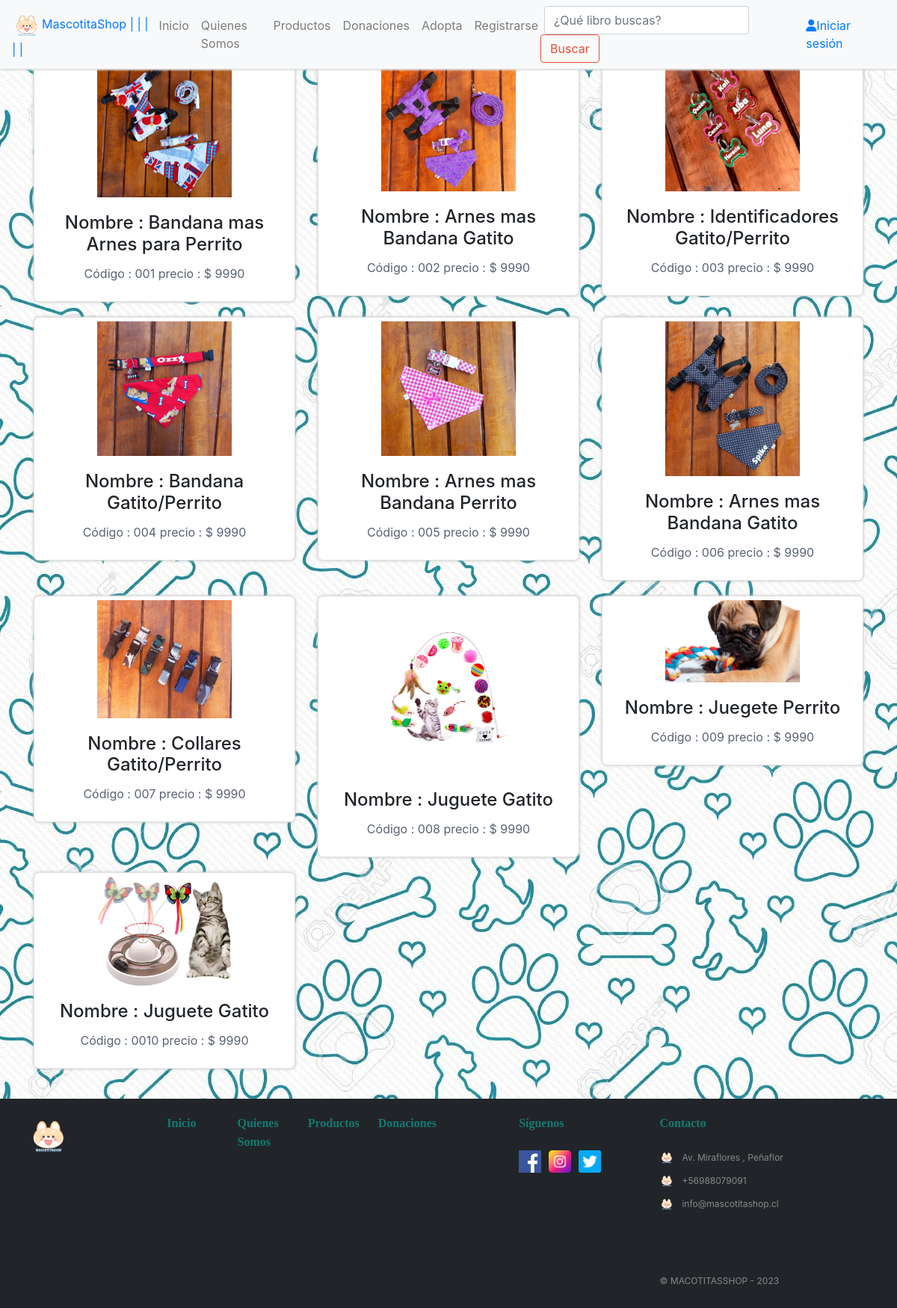
/productos/, run on the app's committed database.
### mascotas/models.py (models this page shows, shortened)
class Producto(models.Model):
    codigo = models.CharField(primary_key=True, max_length=10, unique=True)
    nombre = models.CharField(max_length=100)
    precio=models.IntegerField(blank=True, null=True, verbose_name="Precio")
    cantidad = models.PositiveIntegerField(default=0)
    imagen = models.ImageField(upload_to='producto_imagenes', null=True, blank=True)

### mascotas/views.py (the view)
# urls.py: path('productos/', productos, name='productos'),
def productos(request):
    productos = Producto.objects.all()
    return render(request, 'productos.html', {'productos': productos})

### mascotas/context_processor.py (called while the page is built, shortened)
def total_carrito(request):
    total = 0
    return {'total_carrito':int(total)}

### mascotas/templates/productos.html (shortened to what this page needs)
{% extends "base.html" %}
{% block content %}
<!DOCTYPE html>
<html lang="en">
<head>
    {% load static %}
</head>
<body>
    <div class="container">
        <h2> Productos </h2><br>
        <div class="row">
            {% for pro in productos  %}
            <div class="col-8 col-md-4">
                <div class="card text-center">
                    {% if pro.imagen %}
                    <td>
                        <img src="{{ pro.imagen.url }}" style="display: block; margin: 0 auto;">
                    </td>
                    {% else %}
                    <td>
                        <p style="color:red">No tiene foto</p>
                    </td>
                    {% endif %}
                    <div class="card-body">
                        <h4 class="card-title"> Nombre : {{ pro.nombre }}</h4>
                        <p class="card-text">
                            Código : {{ pro.codigo }}
                            precio  : $ {{ pro.precio }}<br>
                        </p>
                    </div>
                </div>
            </div>
            {% endfor %}
        </div>
    </div>
    <footer>
        <div class="row col-12">
            <div class="col-lg-2">
                <a href="{% url 'index' %}"><img src="{% static 'img/MASCOTITASHOP-LOGO.png' %}" href="{% url 'index' %}" alt="logoBookStop" width="60px"></a>
            </div>
            <div class="col-lg-1">
                <a href="{% url 'index' %}" id="linkFooter"style="color: #198b; font-family: cursive;" ><strong>Inicio</strong></a>
            </div>
            <div class="col-lg-1">
                <a href="{% url 'quienes_somos' %}" id="linkFooter"style="color: #198b; font-family: cursive;"><strong>Quienes Somos</strong></a>
            </div>
            <div class="col-lg-1">
                <a href="{% url 'productos' %}" id="linkFooter"style="color: #198b; font-family: cursive;"><strong>Productos</strong></a>
            </div>
            <div class="col-lg-2">
                <a href="{% url 'index' %}" id="linkFooter"style="color: #198b; font-family: cursive;"><strong>Donaciones</strong></a>
            </div>
            <div class="col-lg-2">
                <strong style="color: #198b; font-family: cursive;">Síguenos</strong>
                <br><br>
                <div class="row">
                    <a href="https://www.facebook.com/"><img src="{% static 'img/fb.png' %}" alt="" width="30px" height="30px"style=" margin-left: 15px;"></a>
                    <a href="https://www.instagram.com/"><img src="{% static 'img/instagram.png' %}" alt="" width="30px" height="30px" style=" margin-left: 10px;"></a>
                    <a href="https://www.twitter.com/"><img src="{% static 'img/twitter.png' %}" alt="" width="30px" height="30px" style=" margin-left: 10px;"></a>
                </div>
            </div>
            <div class="col-lg-3">
                <strong style="color: #198b; font-family: cursive;">Contacto</strong>
                <br><br>
                <div class="row">
                    <img src="{% static 'img/MASCOTITASHOP-LOGO.png' %}" alt="" width="20px" height="20px"
                        style="margin-right: 10px; margin-left: 15px;">
                    <p>Av. Miraflores , Peñaflor</p>
                </div>
                <div class="row">
                    <img src="{% static 'img/MASCOTITASHOP-LOGO.png' %}" alt="" width="20px" height="20px"
                        style="margin-right: 10px; margin-left: 15px;">
                    <p>+56988079091</p>
                </div>
                <div class="row">
                    <img src="{% static 'img/MASCOTITASHOP-LOGO.png' %}" alt="" width="20px" height="20px"
                        style="margin-right: 10px; margin-left: 15px;">
                    <p>info@mascotitashop.cl</p>
                </div>
                <br><br><br>
                <p>&copy; MACOTITASSHOP - 2023</p>
            </div>
        </div>
    </footer>
</body>
</html>
{% endblock %}

### mascotas/templates/base.html (shortened to what this page needs)
<!DOCTYPE html>
<html lang="en">
<head>
    {% load static %}
    <link rel="stylesheet" href="https://cdnjs.cloudflare.com/ajax/libs/font-awesome/4.7.0/css/font-awesome.min.css">
    <link href="{% static 'css/bootstrap.min.css' %}" rel="stylesheet">
    <link href="{% static 'css/estilos.css' %}" rel="stylesheet">
</head>
<body>
    <nav class="navbar navbar-expand-md navbar-light bg-light mb-4" id="barraNav">
        <a href="{% url 'index' %}" id="">
            <img src="{% static 'img/MASCOTITASHOP-LOGO.png' %}" alt="" width="40px">MascotitaShop
        | | | | | </a>
        <div class="collapse navbar-collapse" id="navbarCollapse">
           {% if user.is_authenticated %}
           {% if user.username == "marcelino" %}
            <ul class="navbar-nav mr-auto">
                <li class="nav-item">
                    <a class="nav-link" href="{% url 'tienda' %}">Productos</a>
                </li>
                <li class="nav-item">
                    <a class="nav-link" href="{% url 'crearproducto' %}">Crear Productos</a>
                </li>
                <li class="nav-item">
                    <a class="nav-link" href="{% url 'mostrarProducto' %}">Mostrar Productos</a>
                </li>
                <li class="nav-item">
                    <a class="nav-link" href="#">Bienvenid@ {{ user.username }}</a>
                </li>
                {% else %}
                <ul class="navbar-nav mr-auto">
                    <li class="nav-item">
                        <a class="nav-link" href="{% url 'index' %}">Inicio</a>
                    </li>
                    <li class="nav-item">
                        <a class="nav-link" href="{% url 'quienes_somos' %}">Quienes Somos</a>
                    </li>
                    <li class="nav-item">
                        <a class="nav-link" href="{% url 'tienda' %}">Productos</a>
                    </li>
                    <li class="nav-item">
                        <a class="nav-link" href="{% url 'donaciones' %}">Donaciones</a>
                    </li>
                    <li class="nav-item">
                        <a class="nav-link" href="{% url 'adopta' %}">Adopta</a>
                    </li>
                    <li class="nav-item">
                        <a class="nav-link" href="#">Bienvenid@ {{ user.username }}</a>
                    </li>
                </ul>
                {% endif %}
                {% else %}
                <ul class="navbar-nav mr-auto">
                    <li class="nav-item">
                        <a class="nav-link" href="{% url 'index' %}">Inicio</a>
                    </li>
                    <li class="nav-item">
                        <a class="nav-link" href="{% url 'quienes_somos' %}">Quienes Somos</a>
                    </li>
                    <li class="nav-item">
                        <a class="nav-link" href="{% url 'productos' %}">Productos</a>
                    </li>
                    <li class="nav-item">
                        <a class="nav-link" href="{% url 'donaciones' %}">Donaciones</a>
                    </li>
                    <li class="nav-item">
                        <a class="nav-link" href="{% url 'adopta' %}">Adopta</a>
                    </li>
                    <li class="nav-item">
                        <a class="nav-link" href="{% url 'registrar' %}">Registrarse</a>
                    </li>
                </ul>
                {% endif %}
            <form class="form-inline mt-2 mt-md-0">
                <input class="form-control mr-sm-2" type="text" placeholder="¿Qué libro buscas?" aria-label="Search">
                <button class="btn btn-outline-success my-2 my-sm-0" type="submit" id="btnBuscar">Buscar</button>
            </form>
             <div>
                {% if user.is_authenticated %}
                <form action="{% url 'logout' %}" method="post" id="logoutForm">
                    {% csrf_token %}
                    <button type="submit" class="btn btn-link">
                        <i class="fa-solid fa-user"></i>Cerrar sesión
                    </button>
                </form>
                <script>
                    document.getElementById("logoutForm").addEventListener("submit", function(event) {
                        event.preventDefault();  // Evitar que se envíe el formulario de inmediato
                        fetch(this.action, {
                            method: this.method,
                            headers: {
                                "X-CSRFToken": this.elements.csrfmiddlewaretoken.value
                            }
                        })
                        .then(function(response) {
                            // Redirigir al usuario a la página de inicio
                            window.location.href = "{% url 'index' %}";
                        })
                        .catch(function(error) {
                            console.error(error);
                        });
                    });
                </script>
                {% else %}
                <a href="{% url 'login' %}" id="userBookStop">
                    <i class="fa-solid fa-user"></i>Iniciar sesión
                </a>
                {% endif %}
            </div>
        </div>
    </nav>
    {% block content %}
    {% endblock %}
</body>
</html>

### mascotas/static/css/estilos.css (style rules this page uses)
body { background-image: url('/static/img/prueba 2.jpg'); }
.navbar { -webkit-box-shadow:0px 2px 2px #dddddd; -moz-box-shadow:0px 2px 2px #dddddd; box-shadow:0px 2px 2px #dddddd; position: fixed; z-index: 1; display: flex; transition: 0.3s; width: 100%; top: 0; }
#btnBuscar { border-color: #e94f37; color: #e94f37; margin-right: 20px; margin-left: -5px; }
.card { -webkit-box-shadow: 0px 0px 4px #c5c5c5; -moz-box-shadow: 0px 0px 4px #c5c5c5; box-shadow: 0px 0px 4px #c5c5c5; border-radius: 7px; margin-bottom: 20px; text-align: justify; padding: 5px; color: #596272; }
.card img { width: 180px; }
div>h4 { color: #212529; }
footer { padding: 20px; color: #c5c5c5; background-color: #212529; height: 280px; margin-top: 20px; }
footer div p { font-size: 12px; color: #888888; padding-top: 5px; line-height: 10px; }
#linkFooter { color: #c5c5c5; text-decoration: none; }

### data on the page
Producto: imagen (picture), nombre "Bandana mas Arnes para Perrito", codigo "001", precio "9990"
Producto: imagen (picture), nombre "Arnes mas Bandana Gatito", codigo "002", precio "9990"
Producto: imagen (picture), nombre "Identificadores Gatito/Perrito", codigo "003", precio "9990"
Producto: imagen (picture), nombre "Bandana Gatito/Perrito", codigo "004", precio "9990"
Producto: imagen (picture), nombre "Arnes mas Bandana Perrito", codigo "005", precio "9990"
Producto: imagen (picture), nombre "Arnes mas Bandana Gatito", codigo "006", precio "9990"
Producto: imagen (picture), nombre "Collares Gatito/Perrito", codigo "007", precio "9990"
Producto: imagen (picture), nombre "Juguete Gatito", codigo "008", precio "9990"
Producto: imagen (picture), nombre "Juegete Perrito", codigo "009", precio "9990"
Producto: imagen (picture), nombre "Juguete Gatito", codigo "0010", precio "9990"
